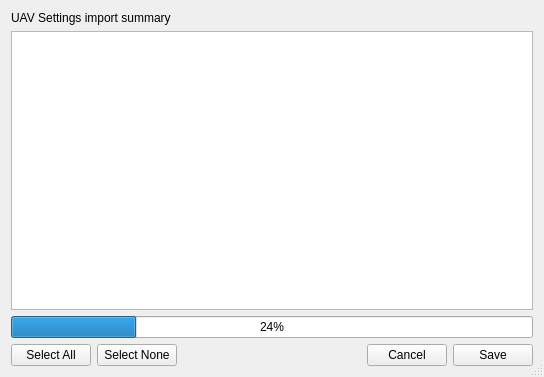
<?xml version="1.0" encoding="UTF-8"?>
<ui version="4.0">
 <class>ImportSummaryDialog</class>
 <widget class="QDialog" name="ImportSummaryDialog">
  <property name="geometry">
   <rect>
    <x>0</x>
    <y>0</y>
    <width>544</width>
    <height>377</height>
   </rect>
  </property>
  <property name="windowTitle">
   <string>Dialog</string>
  </property>
  <property name="sizeGripEnabled">
   <bool>true</bool>
  </property>
  <layout class="QVBoxLayout" name="verticalLayout">
   <item>
    <widget class="QLabel" name="label">
     <property name="text">
      <string>UAV Settings import summary</string>
     </property>
    </widget>
   </item>
   <item>
    <widget class="QTableWidget" name="importSummaryList">
     <property name="horizontalScrollBarPolicy">
      <enum>Qt::ScrollBarAlwaysOff</enum>
     </property>
     <property name="alternatingRowColors">
      <bool>true</bool>
     </property>
     <attribute name="horizontalHeaderMinimumSectionSize">
      <number>10</number>
     </attribute>
     <attribute name="horizontalHeaderStretchLastSection">
      <bool>true</bool>
     </attribute>
     <attribute name="verticalHeaderVisible">
      <bool>false</bool>
     </attribute>
     <attribute name="verticalHeaderStretchLastSection">
      <bool>false</bool>
     </attribute>
    </widget>
   </item>
   <item>
    <widget class="QProgressBar" name="progressBar">
     <property name="value">
      <number>24</number>
     </property>
    </widget>
   </item>
   <item>
    <layout class="QHBoxLayout" name="horizontalLayout">
     <item>
      <widget class="QPushButton" name="btnSelectAll">
       <property name="text">
        <string>Select All</string>
       </property>
       <property name="autoDefault">
        <bool>false</bool>
       </property>
      </widget>
     </item>
     <item>
      <widget class="QPushButton" name="btnSelectNone">
       <property name="text">
        <string>Select None</string>
       </property>
       <property name="autoDefault">
        <bool>false</bool>
       </property>
      </widget>
     </item>
     <item>
      <spacer name="horizontalSpacer">
       <property name="orientation">
        <enum>Qt::Horizontal</enum>
       </property>
       <property name="sizeHint" stdset="0">
        <size>
         <width>40</width>
         <height>20</height>
        </size>
       </property>
      </spacer>
     </item>
     <item>
      <widget class="QPushButton" name="helpButton">
       <property name="maximumSize">
        <size>
         <width>32</width>
         <height>32</height>
        </size>
       </property>
       <property name="text">
        <string/>
       </property>
       <property name="icon">
        <iconset resource="../coreplugin/core.qrc">
         <normaloff>:/core/images/helpicon.svg</normaloff>:/core/images/helpicon.svg</iconset>
       </property>
       <property name="iconSize">
        <size>
         <width>32</width>
         <height>32</height>
        </size>
       </property>
       <property name="flat">
        <bool>true</bool>
       </property>
      </widget>
     </item>
     <item>
      <widget class="QPushButton" name="closeButton">
       <property name="toolTip">
        <string>Close this dialog without further changes</string>
       </property>
       <property name="text">
        <string>Cancel</string>
       </property>
      </widget>
     </item>
     <item>
      <widget class="QPushButton" name="btnSaveToFlash">
       <property name="toolTip">
        <string>Save all settings checked above to persistent board storage,
then close the dialog.</string>
       </property>
       <property name="text">
        <string>Save</string>
       </property>
      </widget>
     </item>
    </layout>
   </item>
  </layout>
 </widget>
 <resources>
  <include location="../coreplugin/core.qrc"/>
  <include location="../coreplugin/core.qrc"/>
 </resources>
 <connections/>
</ui>
